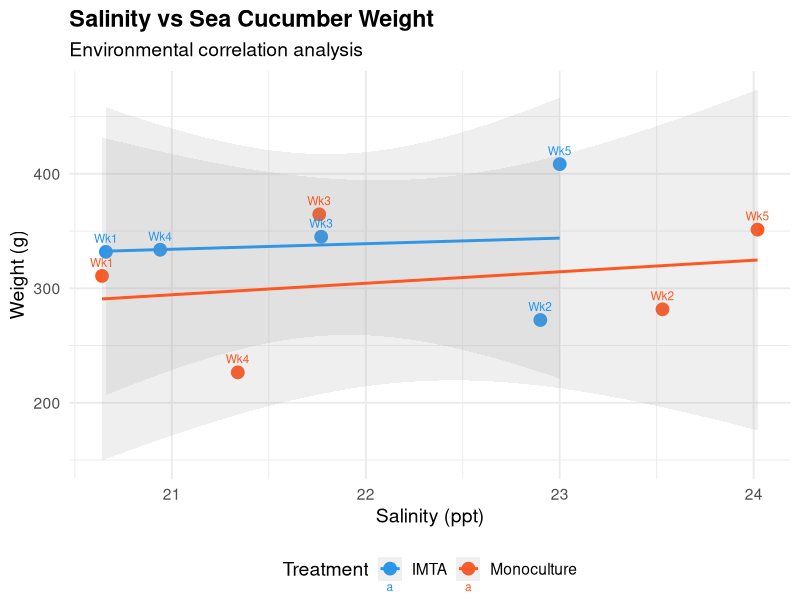
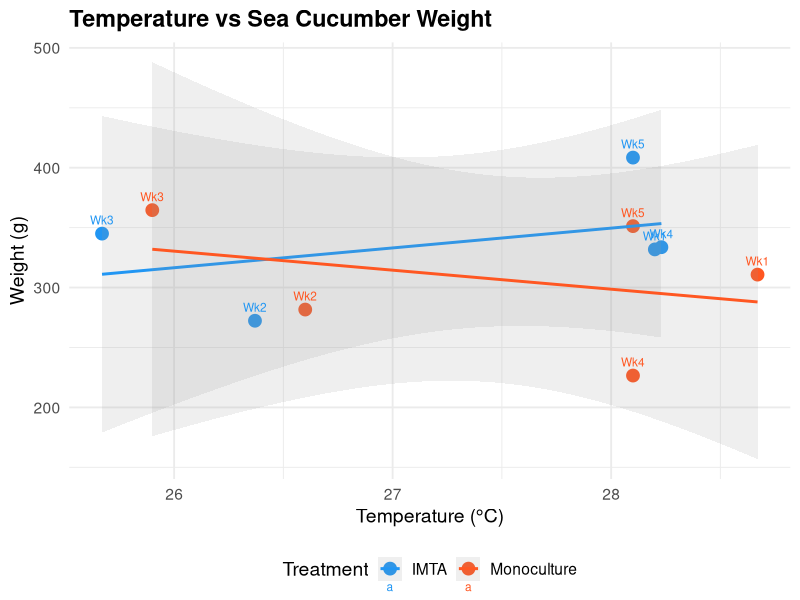
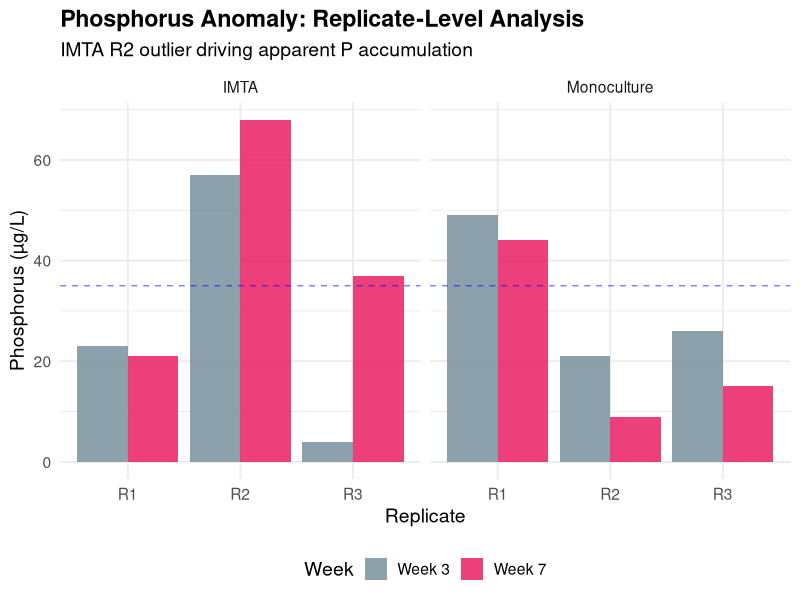
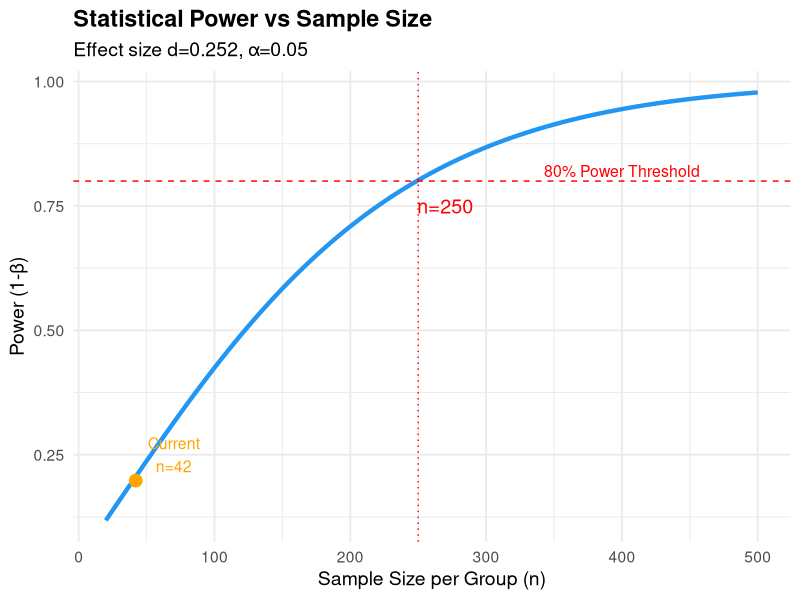
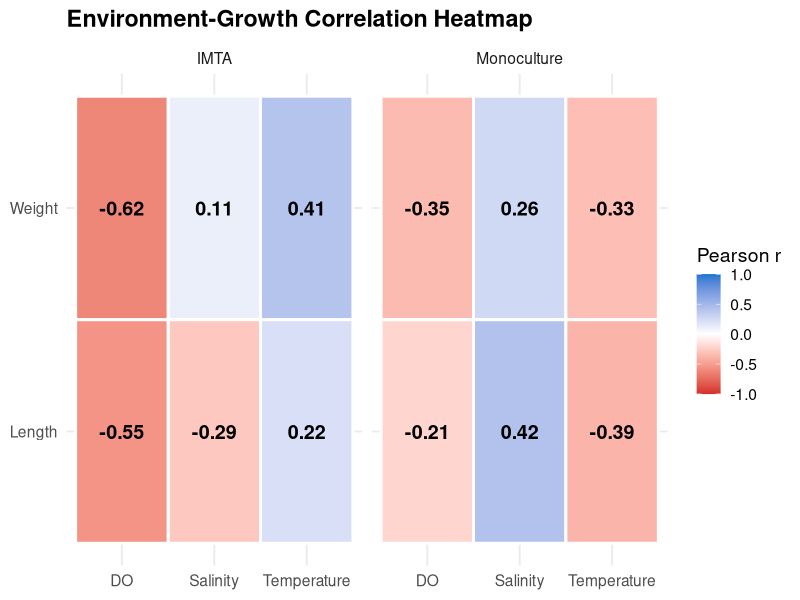
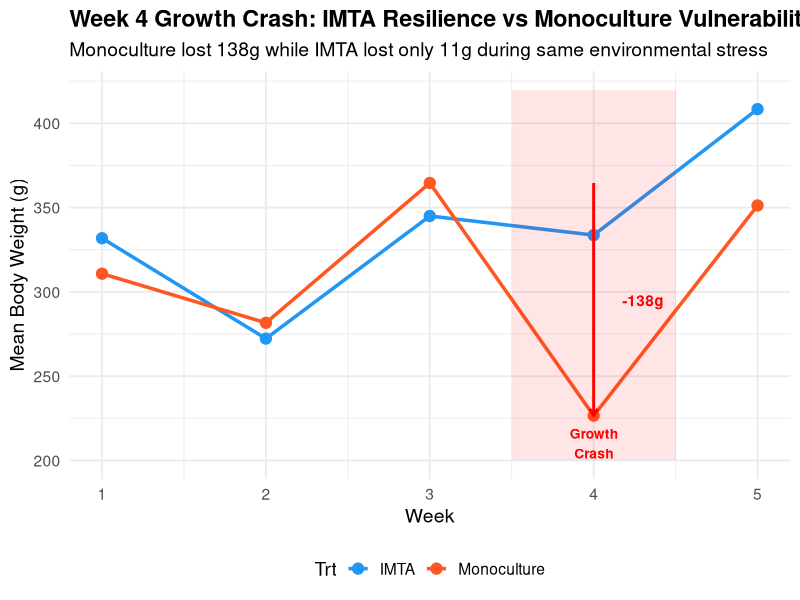

The R source for these figures, in order:
dir.create(Sys.getenv("R_LIBS_USER"), recursive=TRUE, showWarnings=FALSE)
.libPaths(Sys.getenv("R_LIBS_USER"))
library(ggplot2); library(dplyr); library(tidyr); library(ggpubr)

outdir <- "d:/Varthy/R_output"

env_growth <- data.frame(
  Week=1:5, IMTA_W=c(331.83,272.3,345,333.67,408.43), Mono_W=c(310.8,281.64,364.6,226.56,351.25),
  IMTA_L=c(16.58,14.9,17.38,16.83,17.29), Mono_L=c(15.5,15.43,16.7,14.78,16.69),
  IMTA_Sal=c(20.66,22.90,21.77,20.94,23.00), Mono_Sal=c(20.64,23.53,21.76,21.34,24.02),
  IMTA_DO=c(5.90,7.79,7.08,7.22,6.39), Mono_DO=c(4.89,8.05,7.64,7.68,5.71),
  IMTA_Temp=c(28.20,26.37,25.67,28.23,28.10), Mono_Temp=c(28.67,26.60,25.90,28.10,28.10))

# Plot 1: Salinity vs Weight scatter with trend
sal_df <- data.frame(
  Salinity=c(env_growth$IMTA_Sal, env_growth$Mono_Sal),
  Weight=c(env_growth$IMTA_W, env_growth$Mono_W),
  Treatment=rep(c("IMTA","Monoculture"), each=5),
  Week=rep(1:5, 2))

p1 <- ggplot(sal_df, aes(x=Salinity, y=Weight, color=Treatment)) +
  geom_point(size=4) + geom_smooth(method="lm", se=TRUE, alpha=0.15, linewidth=1) +
  geom_text(aes(label=paste0("Wk",Week)), vjust=-1, size=3) +
  scale_color_manual(values=c("IMTA"="#2196F3","Monoculture"="#FF5722")) +
  labs(title="Salinity vs Sea Cucumber Weight",
       subtitle="Environmental correlation analysis", x="Salinity (ppt)", y="Weight (g)") +
  theme_minimal(base_size=14) + theme(legend.position="bottom", plot.title=element_text(face="bold"))
ggsave(file.path(outdir,"10_salinity_vs_weight.png"), p1, width=10, height=8, dpi=300)

# Plot 2: Temperature vs Weight
temp_df <- data.frame(
  Temp=c(env_growth$IMTA_Temp, env_growth$Mono_Temp),
  Weight=c(env_growth$IMTA_W, env_growth$Mono_W),
  Treatment=rep(c("IMTA","Monoculture"), each=5), Week=rep(1:5, 2))

p2 <- ggplot(temp_df, aes(x=Temp, y=Weight, color=Treatment)) +
  geom_point(size=4) + geom_smooth(method="lm", se=TRUE, alpha=0.15, linewidth=1) +
  geom_text(aes(label=paste0("Wk",Week)), vjust=-1, size=3) +
  scale_color_manual(values=c("IMTA"="#2196F3","Monoculture"="#FF5722")) +
  labs(title="Temperature vs Sea Cucumber Weight", x="Temperature (°C)", y="Weight (g)") +
  theme_minimal(base_size=14) + theme(legend.position="bottom", plot.title=element_text(face="bold"))
ggsave(file.path(outdir,"11_temp_vs_weight.png"), p2, width=10, height=8, dpi=300)

# Plot 3: Phosphorus anomaly - replicate breakdown
p_df <- data.frame(
  Replicate=rep(c("R1","R2","R3"), 4),
  Week=factor(rep(rep(c("Week 3","Week 7"), each=3), 2)),
  Treatment=rep(c("IMTA","Monoculture"), each=6),
  P=c(23,57,4, 21,68,37, 49,21,26, 44,9,15))

p3 <- ggplot(p_df, aes(x=Replicate, y=P, fill=Week)) +
  geom_bar(stat="identity", position="dodge", alpha=0.85) +
  facet_wrap(~Treatment) +
  scale_fill_manual(values=c("Week 3"="#78909C","Week 7"="#E91E63")) +
  geom_hline(yintercept=mean(c(23,57,4,21,68,37)), linetype="dashed", color="blue", alpha=0.5) +
  labs(title="Phosphorus Anomaly: Replicate-Level Analysis",
       subtitle="IMTA R2 outlier driving apparent P accumulation",
       y="Phosphorus (µg/L)") +
  theme_minimal(base_size=14) + theme(legend.position="bottom", plot.title=element_text(face="bold"))
ggsave(file.path(outdir,"12_phosphorus_anomaly.png"), p3, width=11, height=7, dpi=300)

# Plot 4: Power analysis curve
n_range <- seq(20, 500, 5)
imta_w <- c(278,292,367,359,373,279,435,436,272,138,396,357,248,276,260,316,123,262,435,241,280,265,
            368,338,351,393,395,277,422,321,305,389,343,271,305,270,348,439,498,396,495,278)
mono_w <- c(315,263,405,260,360,329,255,249,351,321,447,361,228,147,213,349,236,293,324,
            405,349,432,346,399,280,290,168,370,318,257,430,355,233,411,248,162,
            325,341,316,290,409,297,334,169,295,371)
md <- mean(imta_w)-mean(mono_w)
psd <- sqrt(((length(imta_w)-1)*sd(imta_w)^2+(length(mono_w)-1)*sd(mono_w)^2)/(length(imta_w)+length(mono_w)-2))

powers <- sapply(n_range, function(n) {
  power.t.test(n=n, delta=md, sd=psd, sig.level=0.05, type="two.sample")$power
})
pow_df <- data.frame(N=n_range, Power=powers)

p4 <- ggplot(pow_df, aes(x=N, y=Power)) +
  geom_line(color="#2196F3", linewidth=1.5) +
  geom_hline(yintercept=0.80, linetype="dashed", color="red") +
  geom_vline(xintercept=n_range[which(powers>=0.80)[1]], linetype="dotted", color="red") +
  annotate("text", x=n_range[which(powers>=0.80)[1]]+20, y=0.75,
           label=paste0("n=",n_range[which(powers>=0.80)[1]]), color="red", size=5) +
  annotate("text", x=400, y=0.82, label="80% Power Threshold", color="red", size=4) +
  annotate("point", x=42, y=powers[which.min(abs(n_range-42))], color="orange", size=4) +
  annotate("text", x=70, y=0.25, label="Current\nn=42", color="orange", size=4) +
  labs(title="Statistical Power vs Sample Size",
       subtitle=paste0("Effect size d=",round(md/psd,3),", α=0.05"),
       x="Sample Size per Group (n)", y="Power (1-β)") +
  theme_minimal(base_size=14) + theme(plot.title=element_text(face="bold"))
ggsave(file.path(outdir,"13_power_analysis.png"), p4, width=10, height=7, dpi=300)

# Plot 5: Correlation heatmap
cor_vars <- c("IMTA_Sal","IMTA_DO","IMTA_Temp")
cor_mat <- data.frame(
  Parameter=rep(c("Salinity","DO","Temperature"), 2),
  Outcome=rep(c("Weight","Length"), each=3),
  r=c(cor(env_growth$IMTA_W, env_growth$IMTA_Sal),
      cor(env_growth$IMTA_W, env_growth$IMTA_DO),
      cor(env_growth$IMTA_W, env_growth$IMTA_Temp),
      cor(env_growth$IMTA_L, env_growth$IMTA_Sal),
      cor(env_growth$IMTA_L, env_growth$IMTA_DO),
      cor(env_growth$IMTA_L, env_growth$IMTA_Temp)))

# Mono correlations
cor_mat2 <- data.frame(
  Parameter=rep(c("Salinity","DO","Temperature"), 2),
  Outcome=rep(c("Weight","Length"), each=3),
  r=c(cor(env_growth$Mono_W, env_growth$Mono_Sal),
      cor(env_growth$Mono_W, env_growth$Mono_DO),
      cor(env_growth$Mono_W, env_growth$Mono_Temp),
      cor(env_growth$Mono_L, env_growth$Mono_Sal),
      cor(env_growth$Mono_L, env_growth$Mono_DO),
      cor(env_growth$Mono_L, env_growth$Mono_Temp)))
cor_mat$Treatment <- "IMTA"; cor_mat2$Treatment <- "Monoculture"
cor_mat <- cor_mat[,c("Parameter","Outcome","r","Treatment")]
cor_all <- rbind(cor_mat, cor_mat2)

p5 <- ggplot(cor_all, aes(x=Parameter, y=Outcome, fill=r)) +
  geom_tile(color="white", linewidth=1) +
  geom_text(aes(label=sprintf("%.2f",r)), size=5, fontface="bold") +
  facet_wrap(~Treatment) +
  scale_fill_gradient2(low="#D32F2F", mid="white", high="#1976D2", midpoint=0, limits=c(-1,1)) +
  labs(title="Environment-Growth Correlation Heatmap", fill="Pearson r") +
  theme_minimal(base_size=14) +
  theme(plot.title=element_text(face="bold"), axis.title=element_blank())
ggsave(file.path(outdir,"14_correlation_heatmap.png"), p5, width=12, height=6, dpi=300)

# Plot 6: Growth dip timeline
wt_long <- env_growth %>% select(Week, IMTA_W, Mono_W) %>%
  pivot_longer(-Week, names_to="Trt", values_to="Weight") %>%
  mutate(Trt=ifelse(Trt=="IMTA_W","IMTA","Monoculture"))

p6 <- ggplot(wt_long, aes(x=Week, y=Weight, color=Trt)) +
  geom_line(linewidth=1.2) + geom_point(size=3.5) +
  annotate("rect", xmin=3.5, xmax=4.5, ymin=200, ymax=420, alpha=0.1, fill="red") +
  annotate("text", x=4, y=210, label="Growth\nCrash", color="red", size=3.5, fontface="bold") +
  annotate("segment", x=4, xend=4, y=364.6, yend=226.56,
           arrow=arrow(length=unit(0.2,"cm")), color="red", linewidth=1) +
  annotate("text", x=4.3, y=295, label="-138g", color="red", fontface="bold") +
  scale_color_manual(values=c("IMTA"="#2196F3","Monoculture"="#FF5722")) +
  labs(title="Week 4 Growth Crash: IMTA Resilience vs Monoculture Vulnerability",
       subtitle="Monoculture lost 138g while IMTA lost only 11g during same environmental stress",
       x="Week", y="Mean Body Weight (g)") +
  theme_minimal(base_size=14) + theme(legend.position="bottom", plot.title=element_text(face="bold"))
ggsave(file.path(outdir,"15_growth_dip_analysis.png"), p6, width=11, height=7, dpi=300)

cat("All enhanced plots saved!\n")
